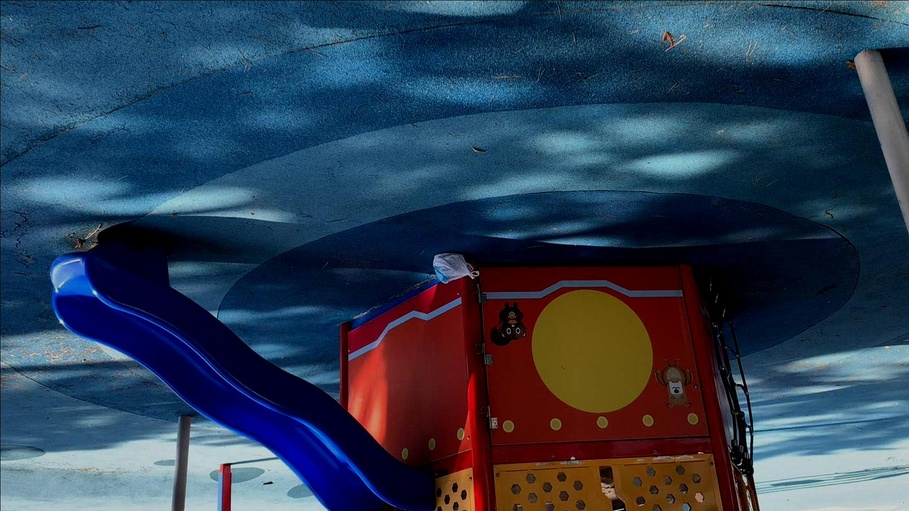
#> input picture Individual_Datasets/OnlineDataset1/garbage/train/images/9_erip_su_11-15_13-32-10_aft_DF4_jpg.rf.86891fadaa911ac7809b6bb26ca85217.jpg, 909 x 511 px, shrunk from 1920 x 1080 before the run, found by its file name; its folder holds 4 pictures in this run
$ jupyter execute --allow-errors VisualizingDataset.ipynb
#> lines starting #> are read from the running program, lines starting #| are printed output that depends on the picture
# Task 1 Jupyter Notebook

This Jupyter notebook serves to visualise a few of the annotated images, which were annotated through Roboflow.
The full dataset is open source on Roboflow: <https://universe.roboflow.com/ari3219advcv/ari3219_adv_cv/dataset/7>

#> (a cell that did not finish here is left out)

[cell 2]
import os

base_path = "/content/drive/MyDrive/AdvnacedCV/dataset"
splits = ["train/images", "valid/images", "test/images"]

for split in splits:
    num_images = len(os.listdir(os.path.join(base_path, split)))
    print(f"Number of images in {split}: {num_images}")

[cell 3]
import os
import glob
import matplotlib.pyplot as plt

# Category mapping based on data.yaml
category_mapping = {0: "black_bag", 1: "grey_bag", 2: "other_waste", 3: "white_bag"}

# Initialize a dictionary to count occurrences for each category
category_counts = {category: 0 for category in category_mapping.values()}

# Path to annotation files (adjust to your dataset folder)
base_path = "/content/drive/MyDrive/AdvnacedCV/dataset"  # Path where your dataset is extracted
annotation_folders = ["train/labels", "valid/labels", "test/labels"]  # Subdirectories for annotations

# Collect all annotation file paths
annotation_file_paths = []
for folder in annotation_folders:
    annotation_file_paths.extend(glob.glob(os.path.join(base_path, folder, "*.txt")))

# Parse annotation files and count occurrences per class
for file in annotation_file_paths:
    with open(file, 'r') as f:
        for line in f:
            class_id = int(line.split()[0])  # Extract the class ID from YOLO format
            category_counts[category_mapping[class_id]] += 1

# Plot category distribution
plt.bar(category_counts.keys(), category_counts.values(), color='skyblue')
plt.title("Category Distribution")
plt.xlabel("Category")
plt.ylabel("Count")
plt.xticks(rotation=45)
plt.show()
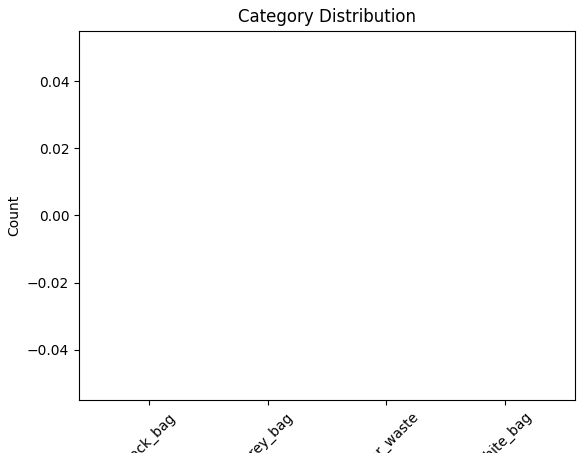
#> figure drawn by matplotlib, 1 panel

[cell 4]
import cv2
import matplotlib.pyplot as plt
import os
import random

def draw_annotations(image_path, annotation_path, category_mapping, color_mapping):

    image = cv2.imread(image_path)
#> image is the input picture: shape (511, 909, 3); mean B, G, R 83.4, 62.2, 46
    height, width, _ = image.shape
#> height = 511; width = 909

    if os.path.exists(annotation_path):
        with open(annotation_path, 'r') as f:
            for line in f:

                class_id, x_center, y_center, box_width, box_height = map(float, line.strip().split())
                x_center, y_center, box_width, box_height = (
                    x_center * width, y_center * height, box_width * width, box_height * height
                )
                x1 = int(x_center - box_width / 2)
                y1 = int(y_center - box_height / 2)
                x2 = int(x_center + box_width / 2)
                y2 = int(y_center + box_height / 2)

                color = color_mapping[int(class_id)]
                label = category_mapping[int(class_id)]

                cv2.rectangle(image, (x1, y1), (x2, y2), color, 2)
                cv2.putText(image, label, (x1, y1 - 10), cv2.FONT_HERSHEY_SIMPLEX, 0.5, color, 2)
    return cv2.cvtColor(image, cv2.COLOR_BGR2RGB)

# Path to dataset
base_path = "/content/drive/MyDrive/AdvnacedCV/dataset"
images_path = os.path.join(base_path, "train/images")
labels_path = os.path.join(base_path, "train/labels")

# gather all images
image_files = [f for f in os.listdir(images_path) if f.endswith(".jpg")]
sample_images = random.sample(image_files, 3)  # chooses 3 random images

category_mapping = {0: "black_bag", 1: "grey_bag", 2: "other_waste", 3: "white_bag"}

color_mapping = {
    0: (255, 0, 0),
    1: (0, 255, 0),
    2: (0, 0, 255),
    3: (255, 255, 0)
}


# Visualize sample images with annotations
for image_file in sample_images:
    image_path = os.path.join(images_path, image_file)
    annotation_path = os.path.join(labels_path, image_file.replace(".jpg", ".txt"))

    annotated_image = draw_annotations(image_path, annotation_path, category_mapping, color_mapping)

    # Display the annotated image
    plt.figure(figsize=(8, 6))
    plt.imshow(annotated_image)
    plt.axis("off")
    plt.title(f"Image: {image_file}")
    plt.show()

specific_image_path = "/content/drive/MyDrive/AdvnacedCV/dataset/train/images/20241226_071944_blurred_jpg.rf.9b5ca8e5575b98e9cbe85b2379e013c9.jpg"
specific_annotation_path = "/content/drive/MyDrive/AdvnacedCV/dataset/train/labels/20241226_071944_blurred_jpg.rf.9b5ca8e5575b98e9cbe85b2379e013c9.txt"

#> (the rest of this cell did not finish here and is left out)
